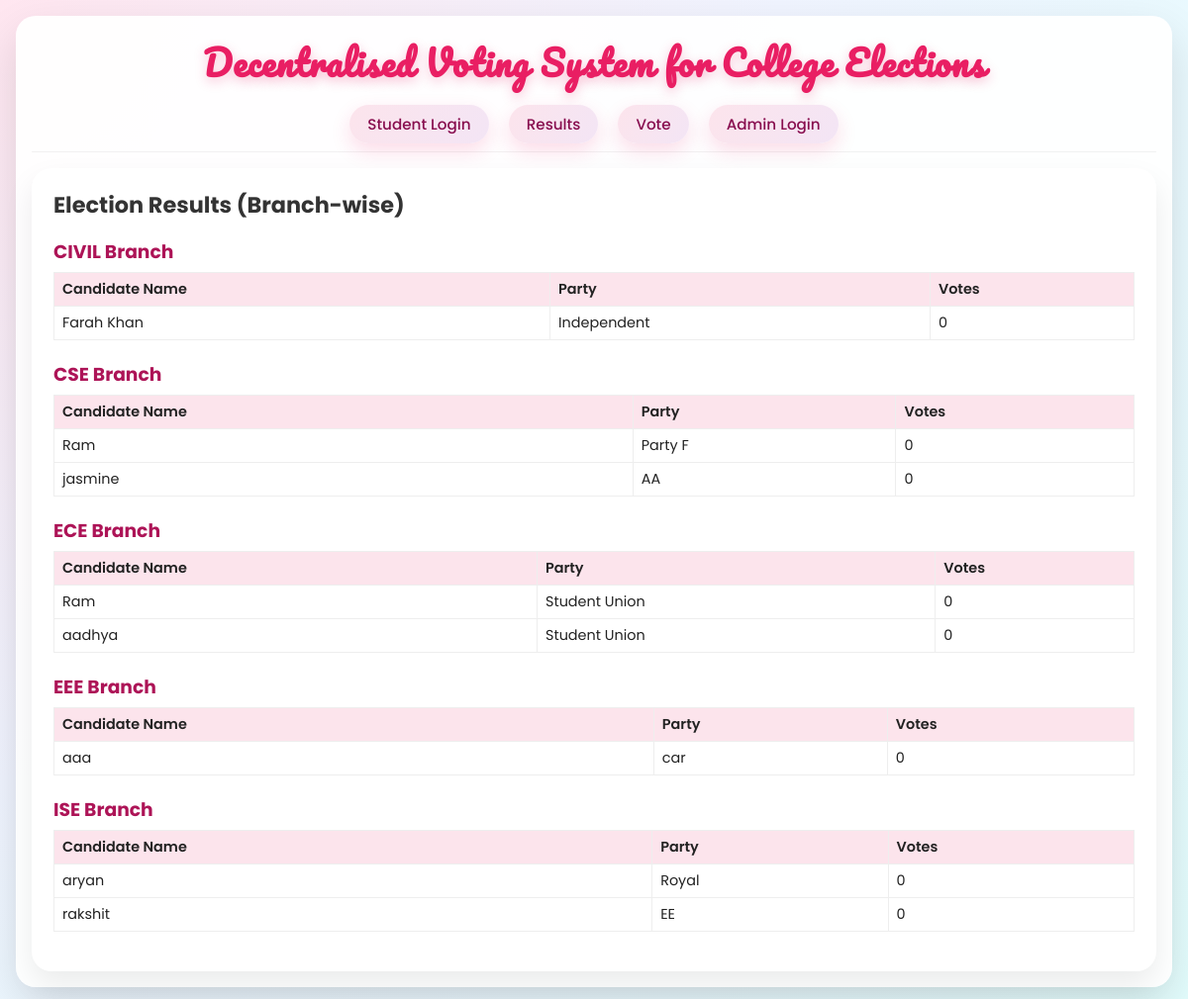
Screenshot of /results (signed in) with the database file from the repository.
### tables this page shows
CREATE TABLE candidates (
            id INTEGER PRIMARY KEY AUTOINCREMENT,
            name TEXT NOT NULL,
            branch TEXT NOT NULL,
            party TEXT NOT NULL,
            votes INTEGER DEFAULT 0
        );

### app.py (the view)
@app.route("/results")
@login_required_student
def results():
    conn = get_db_connection()
    cur = conn.cursor()
    cur.execute("SELECT DISTINCT branch FROM candidates ORDER BY branch;")
    branches = [row["branch"] for row in cur.fetchall()]
    branch_results = {}
    for branch in branches:
        cur.execute(
            "SELECT name, party, votes FROM candidates WHERE branch = ? ORDER BY votes DESC, name ASC;",
            (branch,),
        )
        branch_results[branch] = cur.fetchall()
    conn.close()
    return render_template("results.html", branch_results=branch_results)

### app.py (called while the page is built)
def get_db_connection():
    conn = sqlite3.connect(DB_NAME)
    conn.row_factory = sqlite3.Row
    return conn

def login_required_student(f):
    from functools import wraps
    @wraps(f)
    def wrapper(*args, **kwargs):
        if "student_id" not in session:
            flash("Please login as student.", "error")
            return redirect(url_for("student_login"))
        return f(*args, **kwargs)
    return wrapper

### templates/results.html
{% extends "base.html" %}
{% block content %}
<div class="card wide-card">
    <h2>Election Results (Branch-wise)</h2>
    {% if not branch_results %}
        <p class="info-text">No results to display yet.</p>
    {% else %}
        {% for branch, records in branch_results.items() %}
            <div class="branch-block">
                <h3>{{ branch }} Branch</h3>
                {% if not records %}
                    <p class="info-text">No candidates for this branch.</p>
                {% else %}
                <table class="results-table">
                    <thead>
                        <tr>
                            <th>Candidate Name</th>
                            <th>Party</th>
                            <th>Votes</th>
                        </tr>
                    </thead>
                    <tbody>
                    {% for row in records %}
                        <tr>
                            <td>{{ row['name'] }}</td>
                            <td>{{ row['party'] }}</td>
                            <td>{{ row['votes'] }}</td>
                        </tr>
                    {% endfor %}
                    </tbody>
                </table>
                {% endif %}
            </div>
        {% endfor %}
    {% endif %}
</div>
{% endblock %}

### templates/base.html (shortened to what this page needs)
<!DOCTYPE html>
<html lang="en">
<head>
    <link rel="stylesheet" href="{{ url_for('static', filename='styles.css') }}">
</head>
<body>
    <div class="app-wrapper">
        <header class="main-header">
            <h1 class="app-title">Decentralised Voting System for College Elections</h1>
            <nav class="top-nav">
                <a href="{{ url_for('student_login') }}">Student Login</a>
                <a href="{{ url_for('results') if session.get('student_id') else url_for('student_login') }}">Results</a>
                <a href="{{ url_for('vote') if session.get('student_id') else url_for('student_login') }}">Vote</a>
                <a href="{{ url_for('admin_login') }}">Admin Login</a>
            </nav>
        </header>
        <main class="main-container">
            <section class="content">
                {% block content %}{% endblock %}
            </section>
        </main>
    </div>
</body>
</html>

### static/styles.css (style rules this page uses)
* { box-sizing: border-box; margin: 0; padding: 0; }
body { min-height: 100vh; font-family: 'Poppins', sans-serif; background: radial-gradient(circle at top left, #ffe6f0, #f0f4ff, #e3fdfd); display: flex; justify-content: center; align-items: stretch; color: #222; }
.app-wrapper { width: 100%; max-width: 1200px; margin: 16px; padding: 16px; border-radius: 20px; background: rgba(255, 255, 255, 0.96); box-shadow: 0 18px 45px rgba(0, 0, 0, 0.12); display: flex; flex-direction: column; gap: 16px; }
.main-header { text-align: center; padding-bottom: 8px; border-bottom: 1px solid rgba(0, 0, 0, 0.05); }
.app-title { font-family: 'Pacifico', cursive; font-size: 2.2rem; letter-spacing: 1px; color: #e91e63; margin-bottom: 12px; text-shadow: 0 4px 12px rgba(233, 30, 99, 0.25); }
.top-nav { display: flex; justify-content: center; gap: 20px; flex-wrap: wrap; }
.top-nav a { text-decoration: none; padding: 8px 18px; border-radius: 999px; font-size: 0.95rem; font-weight: 500; background: linear-gradient(120deg, #fce4ec, #f3e5f5); color: #880e4f; box-shadow: 0 8px 20px rgba(233, 30, 99, 0.15); transition: transform 0.15s ease, box-shadow 0.15s ease, background 0.15s ease; }
.main-container { display: flex; flex-direction: column; gap: 12px; min-height: 60vh; }
.content { flex: 1; display: flex; justify-content: center; align-items: flex-start; }
.card { width: 100%; max-width: 550px; background: white; border-radius: 20px; padding: 20px 22px; box-shadow: 0 14px 30px rgba(0, 0, 0, 0.08); }
.wide-card { max-width: 100%; }
.card h2 { margin-bottom: 16px; font-size: 1.4rem; color: #333; }
.branch-block { margin-bottom: 20px; }
.branch-block h3 { margin-bottom: 6px; color: #ad1457; }
.results-table { width: 100%; border-collapse: collapse; margin-bottom: 10px; font-size: 0.9rem; }
.results-table th, .results-table td { border: 1px solid #eee; padding: 6px 8px; text-align: left; }
.results-table th { background: #fce4ec; font-weight: 600; }

### rows the page displays
candidates: name "Farah Khan", party "Independent", votes "0"
candidates: name "Ram", party "Party F", votes "0"
candidates: name "jasmine", party "AA", votes "0"
candidates: name "Ram", party "Student Union", votes "0"
candidates: name "aadhya", party "Student Union", votes "0"
candidates: name "aaa", party "car", votes "0"
candidates: name "aryan", party "Royal", votes "0"
candidates: name "rakshit", party "EE", votes "0"

### other values shown
{{ branch }} "CIVIL" "CSE" "ECE" "EEE" "ISE"
